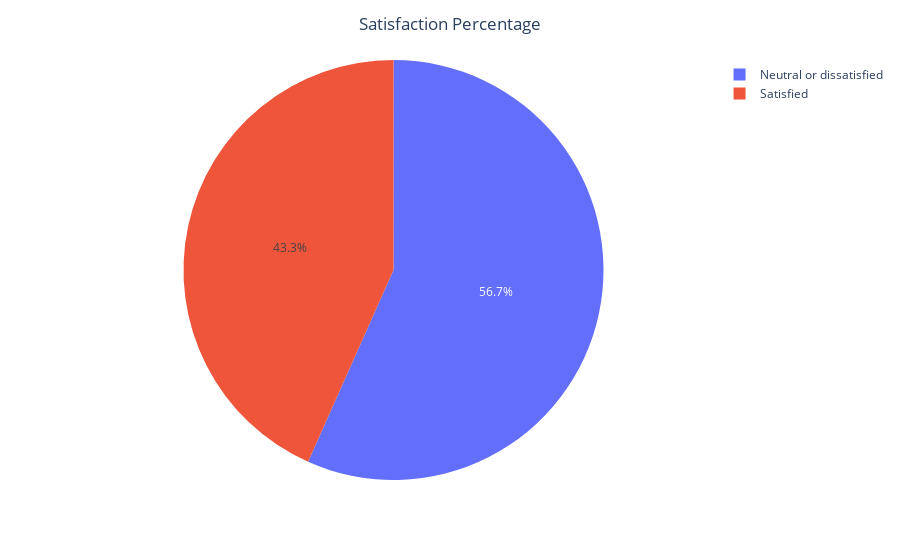

This figure's notebook cell:
### Markdown cell above
Inflight wifi service is highly correlated with ease of online booking (correlation of 72%).

There is a 97% correlation between Departure Delay in Minutes with Arrival Delay in Minutes. This does make sense because Arrival dalay is, in most of the cases a consequence of Departure delay.

Cleanliness, Food and Drink, Seat confort and Inflight entertainment are correlated between each other.

### Code cell
#See totally (numbers and %) how many passengers are satisfied and how many are not in the train dataset 
print(dt_train.satisfaction.value_counts())

fig = px.pie(dt_train, values=dt_train.satisfaction.value_counts(), names=["Neutral or dissatisfied", "Satisfied"])
fig.update_layout(title_text='Satisfaction Percentage', title_x=0.5)

### Figure 1 — Plotly figure (JSON) as saved in the notebook; plotly's stock layout.template omitted (floating-point values rounded to 4 significant figures)
{"data": [{"domain": {"x": [0, 1], "y": [0, 1]}, "hovertemplate": "label=%{label}<br>value=%{value}<extra></extra>", "labels": ["Neutral or dissatisfied", "Satisfied"], "legendgroup": "", "name": "", "showlegend": true, "type": "pie", "values": [58879, 45025]}], "layout": {"legend": {"tracegroupgap": 0}, "margin": {"t": 60}, "title": {"text": "Satisfaction Percentage", "x": 0.5}}}
